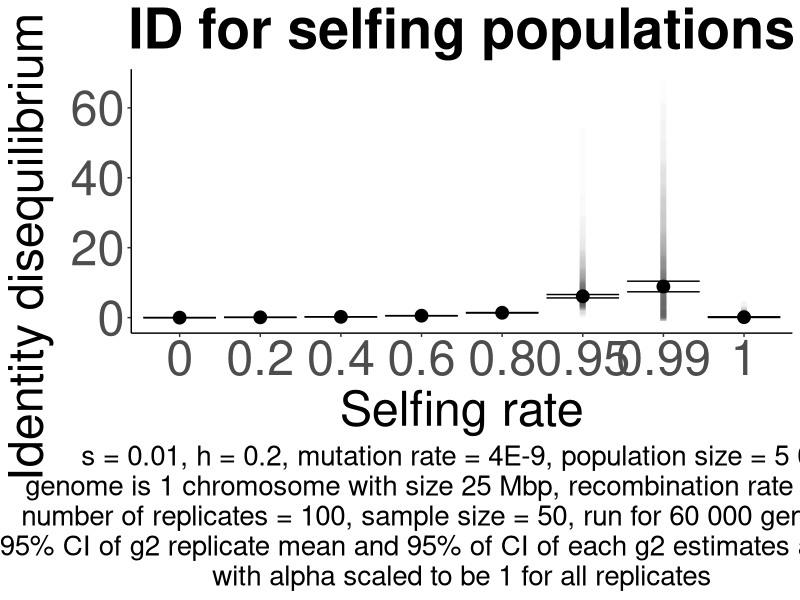

Reproduce this figure in R.
#!/usr/bin/env Rscript

library(tidyverse)

ID_df_selfing <- read.csv("Data_ID_selfing.csv")
ID_df_selfing$Rep <- as.factor(ID_df_selfing$Rep)
ID_df_selfing$Rate <- as.factor(ID_df_selfing$Rate)

replicate_number = length(unique(ID_df_selfing$Rep))

ID_df_selfing_sum <- ID_df_selfing %>%
	group_by(Rate) %>%
	summarise(Expected_g2=mean(g2), sd_g2=sd(g2))


print(replicate_number)


print(str(ID_df_selfing))

g2_plot <- ggplot() + 
	geom_linerange(data = ID_df_selfing, aes(x=Rate, ymin=CI_lower, ymax=CI_upper), size = 2, alpha = 0.01) +
	geom_point(data = ID_df_selfing_sum, aes(x=Rate, y=Expected_g2), size = 4) + 
	geom_errorbar(data = ID_df_selfing_sum, aes(x=Rate, ymin=Expected_g2-1.96*sd_g2/sqrt(replicate_number), ymax=Expected_g2+1.96*sd_g2/sqrt(replicate_number))) +
    scale_color_brewer(palette = "RdBu") + 
	labs(x="Selfing rate",y=expression(paste("Identity disequilibrium (",g[2],")")), 
		title="ID for selfing populations",
		caption=paste("s = 0.01, h = 0.2, mutation rate = 4E-9, population size = 5 000\ngenome is 1 chromosome with size 25 Mbp, recombination rate = 4E-8, \nnumber of replicates = ", replicate_number, ", sample size = 50, run for 60 000 generations\n95% CI of g2 replicate mean and 95% of CI of each g2 estimates are shown\nwith alpha scaled to be 1 for all replicates", sep="")) +  
	theme(panel.grid.major=element_blank(),
    	      panel.grid.minor=element_blank(),
    	      panel.background=element_blank(),
    	      axis.line = element_line(color="black"),
    	      
    	      plot.title=element_text(size=40, hjust=0.5, face="bold"),
	      plot.caption=element_text(size=20, hjust=0.5),
	      axis.title.y=element_text(size=35),
	      axis.title.x=element_text(size=35),
	      
	      axis.text.x=element_text(size=35),
	      axis.text.y=element_text(size=35),
	      
	      legend.position="none")
	     

ggsave(filename = "Plot_ID_g2_selfing.png",
	plot = g2_plot,
	dpi = 600,
	width=12,
	height=12)

print(warnings())
